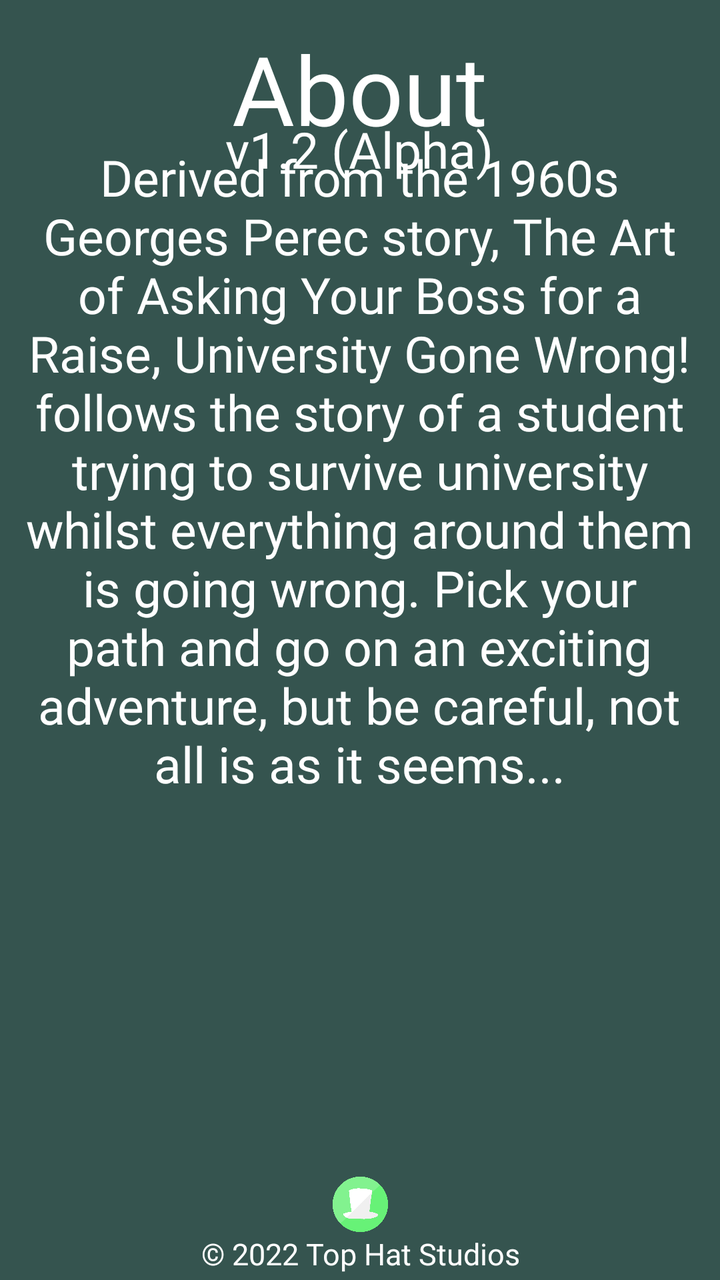
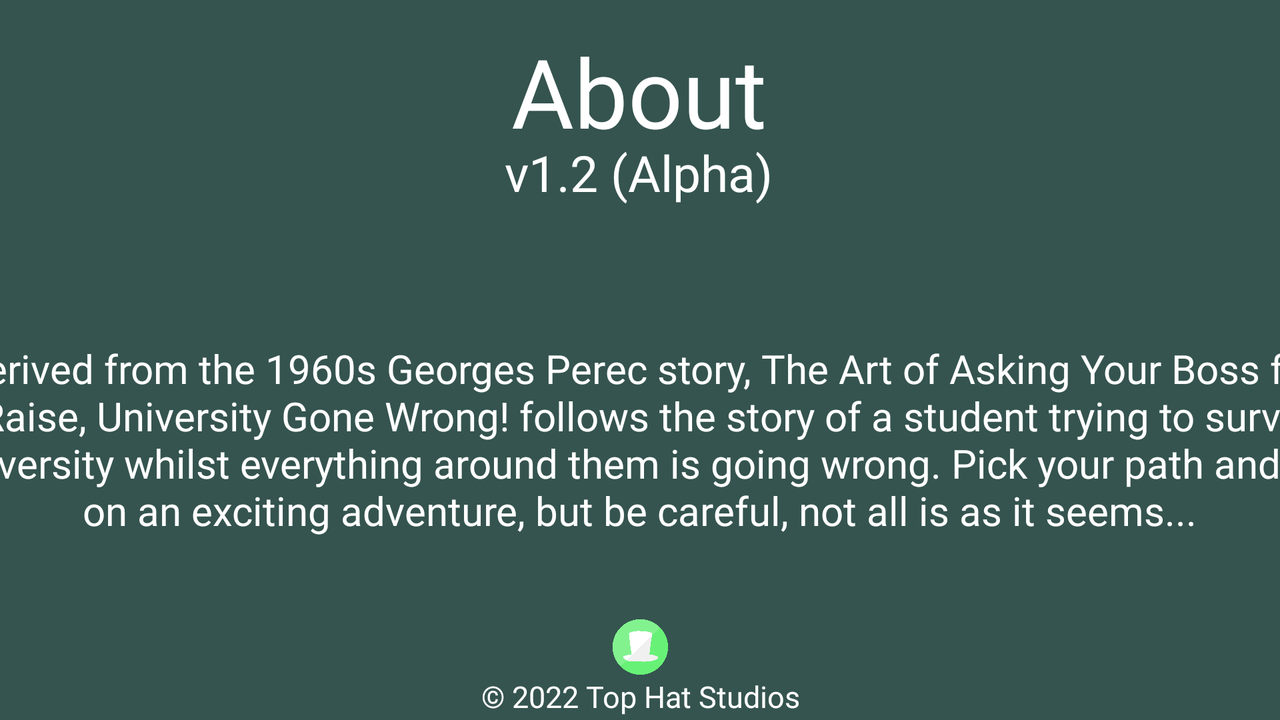

The same Android screen from two of the app's own layout files: first res/layout/ as a phone draws it, then the repository's variant for another configuration, drawn on a device whose configuration selects that folder. Both files follow.
<!-- AndroidManifest.xml: application theme Theme.TextBasedStoryGame -->
<!-- res/layout/activity_about_screen.xml -->
<?xml version="1.0" encoding="utf-8"?>
<androidx.constraintlayout.widget.ConstraintLayout xmlns:android="http://schemas.android.com/apk/res/android"
    xmlns:app="http://schemas.android.com/apk/res-auto"
    xmlns:tools="http://schemas.android.com/tools"
    android:layout_width="match_parent"
    android:layout_height="match_parent"
    android:background="#35544F"
    tools:context=".AboutScreen">

    <TextView
        android:id="@+id/about_title"
        android:layout_width="340dp"
        android:layout_height="wrap_content"
        android:clickable="false"
        android:fontFamily="@font/adam_cg_pro"
        android:text="@string/about"
        android:textAlignment="center"
        android:textAppearance="@style/TextAppearance.AppCompat.Body2"
        android:textColor="@color/white"
        android:textSize="48sp"
        app:autoSizeTextType="none"
        app:layout_constraintBottom_toBottomOf="parent"
        app:layout_constraintHorizontal_bias="0.49"
        app:layout_constraintLeft_toLeftOf="parent"
        app:layout_constraintRight_toRightOf="parent"
        app:layout_constraintTop_toTopOf="parent"
        app:layout_constraintVertical_bias="0.021" />

    <TextView
        android:id="@+id/about_version"
        android:layout_width="340dp"
        android:layout_height="wrap_content"
        android:clickable="false"
        android:fontFamily="@font/futura_book_regular"
        android:text="@string/version"
        android:textAlignment="center"
        android:textAppearance="@style/TextAppearance.AppCompat.Body2"
        android:textColor="@color/white"
        android:textSize="25sp"
        app:autoSizeTextType="none"
        app:layout_constraintBottom_toBottomOf="parent"
        app:layout_constraintHorizontal_bias="0.49"
        app:layout_constraintLeft_toLeftOf="parent"
        app:layout_constraintRight_toRightOf="parent"
        app:layout_constraintTop_toTopOf="parent"
        app:layout_constraintVertical_bias="0.095" />

    <TextView
        android:id="@+id/about_body"
        android:layout_width="340dp"
        android:layout_height="536dp"
        android:clickable="false"
        android:fontFamily="@font/futura_book_regular"
        android:text="@string/about_page_body"
        android:textAlignment="center"
        android:textAppearance="@style/TextAppearance.AppCompat.Body2"
        android:textColor="@color/white"
        android:textSize="25sp"
        app:autoSizeTextType="none"
        app:layout_constraintBottom_toBottomOf="parent"
        app:layout_constraintHorizontal_bias="0.49"
        app:layout_constraintLeft_toLeftOf="parent"
        app:layout_constraintRight_toRightOf="parent"
        app:layout_constraintTop_toTopOf="parent"
        app:layout_constraintVertical_bias="0.69" />

    <ImageView
        android:id="@+id/imageView3"
        android:layout_width="29dp"
        android:layout_height="29dp"
        app:layout_constraintBottom_toBottomOf="parent"
        app:layout_constraintEnd_toEndOf="parent"
        app:layout_constraintStart_toStartOf="parent"
        app:layout_constraintTop_toTopOf="parent"
        app:layout_constraintVertical_bias="0.962"
        app:srcCompat="@drawable/tophat__green_____development_" />

    <TextView
        android:id="@+id/textView3"
        android:layout_width="wrap_content"
        android:layout_height="wrap_content"
        android:clickable="false"
        android:fontFamily="@font/futura_book_regular"
        android:text="@string/copyright"
        android:textAlignment="center"
        android:textAppearance="@style/TextAppearance.AppCompat.Body2"
        android:textColor="@color/white"
        android:textSize="15sp"
        app:layout_constraintBottom_toBottomOf="parent"
        app:layout_constraintEnd_toEndOf="parent"
        app:layout_constraintStart_toStartOf="parent"
        app:layout_constraintTop_toBottomOf="@+id/imageView3"
        app:layout_constraintVertical_bias="0.0" />

</androidx.constraintlayout.widget.ConstraintLayout>
<!-- resources referenced by this layout -->
<resources>
  <color name="white">#FFFFFFFF</color>
  <!-- drawable tophat__green_____development_: png bitmap (drawable, 26927 bytes) -->
  <string name="about">About</string>
  <string name="about_page_body">Derived from the 1960s Georges Perec story, The Art of Asking Your Boss for a Raise, University Gone Wrong! follows the story of a student trying to survive university whilst everything around them is going wrong. Pick your path and go on an exciting adventure, but be careful, not all is as it seems...</string>
  <string name="copyright">© 2022 Top Hat Studios</string>
  <string name="version">v1.2 (Alpha)</string>
  <style name="Theme.TextBasedStoryGame" parent="Theme.MaterialComponents.DayNight.DarkActionBar">
          
          <item name="colorPrimary">@color/cadet_blue</item>
          <item name="colorPrimaryVariant">@color/cadet_blue</item>
          <item name="colorOnPrimary">@color/black</item>
          
          <item name="colorSecondary">@color/charcoal</item>
          <item name="colorSecondaryVariant">@color/charcoal</item>
          <item name="colorOnSecondary">@color/white</item>
          
          <item name="android:statusBarColor" tools:targetApi="l">?attr/colorPrimaryVariant</item>
          
      </style>
  <color name="cadet_blue">#7CB4B8</color>
  <color name="black">#FF000000</color>
  <color name="charcoal">#404E5C</color>
</resources>
<!-- res/layout-land/activity_about_screen.xml (the repository's variant of the layout above) -->
<!-- drawn on the phone turned sideways -->
<?xml version="1.0" encoding="utf-8"?>
<androidx.constraintlayout.widget.ConstraintLayout xmlns:android="http://schemas.android.com/apk/res/android"
    xmlns:app="http://schemas.android.com/apk/res-auto"
    xmlns:tools="http://schemas.android.com/tools"
    android:layout_width="match_parent"
    android:layout_height="match_parent"
    android:background="#35544F"
    tools:context=".AboutScreen">

    <TextView
        android:id="@+id/about_title"
        android:layout_width="340dp"
        android:layout_height="wrap_content"
        android:clickable="false"
        android:fontFamily="@font/adam_cg_pro"
        android:text="@string/about"
        android:textAlignment="center"
        android:textAppearance="@style/TextAppearance.AppCompat.Body2"
        android:textColor="@color/white"
        android:textSize="48sp"
        app:autoSizeTextType="none"
        app:layout_constraintBottom_toBottomOf="parent"
        app:layout_constraintEnd_toEndOf="parent"
        app:layout_constraintHorizontal_bias="0.498"
        app:layout_constraintLeft_toLeftOf="parent"
        app:layout_constraintStart_toStartOf="parent"
        app:layout_constraintTop_toTopOf="parent"
        app:layout_constraintVertical_bias="0.045" />

    <TextView
        android:id="@+id/about_version"
        android:layout_width="340dp"
        android:layout_height="wrap_content"
        android:clickable="false"
        android:fontFamily="@font/futura_book_regular"
        android:text="@string/version"
        android:textAlignment="center"
        android:textAppearance="@style/TextAppearance.AppCompat.Body2"
        android:textColor="@color/white"
        android:textSize="25sp"
        app:autoSizeTextType="none"
        app:layout_constraintBottom_toBottomOf="parent"
        app:layout_constraintHorizontal_bias="0.498"
        app:layout_constraintLeft_toLeftOf="parent"
        app:layout_constraintRight_toRightOf="parent"
        app:layout_constraintTop_toTopOf="parent"
        app:layout_constraintVertical_bias="0.212" />

    <TextView
        android:id="@+id/about_body"
        android:layout_width="700dp"
        android:layout_height="wrap_content"
        android:clickable="false"
        android:fontFamily="@font/futura_book_regular"
        android:text="@string/about_page_body"
        android:textAlignment="center"
        android:textAppearance="@style/TextAppearance.AppCompat.Body2"
        android:textColor="@color/white"
        android:textSize="20sp"
        app:autoSizeTextType="none"
        app:layout_constraintBottom_toBottomOf="parent"
        app:layout_constraintEnd_toEndOf="parent"
        app:layout_constraintHorizontal_bias="0.516"
        app:layout_constraintStart_toStartOf="parent"
        app:layout_constraintTop_toTopOf="parent"
        app:layout_constraintVertical_bias="0.652" />

    <ImageView
        android:id="@+id/imageView3"
        android:layout_width="29dp"
        android:layout_height="29dp"
        app:layout_constraintBottom_toBottomOf="parent"
        app:layout_constraintEnd_toEndOf="parent"
        app:layout_constraintStart_toStartOf="parent"
        app:layout_constraintTop_toTopOf="parent"
        app:layout_constraintVertical_bias="0.934"
        app:srcCompat="@drawable/tophat__green_____development_" />

    <TextView
        android:id="@+id/textView3"
        android:layout_width="wrap_content"
        android:layout_height="wrap_content"
        android:clickable="false"
        android:fontFamily="@font/futura_book_regular"
        android:text="@string/copyright"
        android:textAlignment="center"
        android:textAppearance="@style/TextAppearance.AppCompat.Body2"
        android:textColor="@color/white"
        android:textSize="15sp"
        app:layout_constraintBottom_toBottomOf="parent"
        app:layout_constraintEnd_toEndOf="parent"
        app:layout_constraintStart_toStartOf="parent"
        app:layout_constraintTop_toBottomOf="@+id/imageView3"
        app:layout_constraintVertical_bias="0.0" />

</androidx.constraintlayout.widget.ConstraintLayout>
